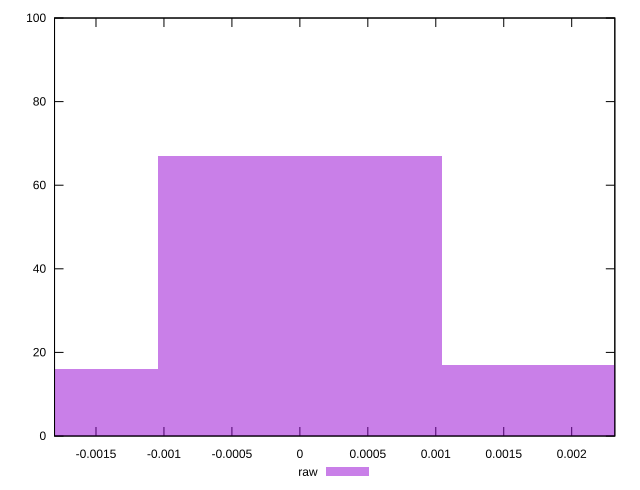

gnuplot code for this plot:
reset

$raw <<EOF
0 67
0.0020901765021607292 17
-0.0020901765021607292 16
EOF

set key outside below
set boxwidth 0.0020901765021607292
set xrange [-0.0018050816229632158:0.002317303860980198]
set yrange [0:100]
set trange [0:100]
set style fill transparent solid 0.5 noborder
set terminal svg size 640, 490 enhanced background rgb 'white'
set output "reprap/meta/score-difference/samples/pages+cached+noexternal+noimg/raw/histogram.svg"

plot $raw title "raw" with boxes

reset
